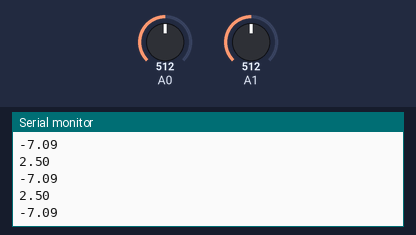
A sketch run on a simulated Arduino Uno, built with avr-gcc and run on an emulated ATmega328P. Parts: the last lines printed to the serial monitor. The inputs (shaded band) are chosen by the test bench; at power-on: A0 = 512, A1 = 512.

Above: at 1.2 s.
1.3 s: A0 set to 716
At 1.43 s:
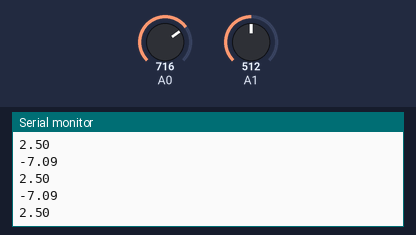
2.8 s: A1 set to 716
At 2.86 s:
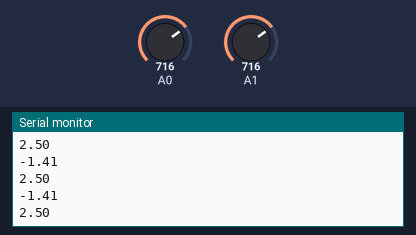
4.3 s: A0 set to 900
At 4.4 s:
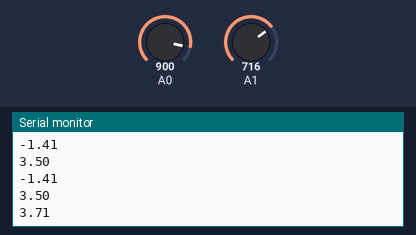
5.8 s: A1 set to 900
At 5.83 s:
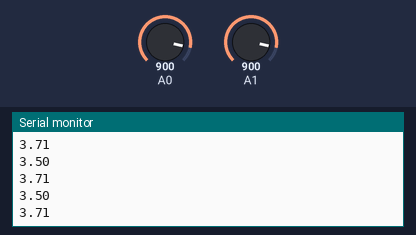
Timing chart, 0 to 8.3 s (numbered marks = the images above; inputs shaded):
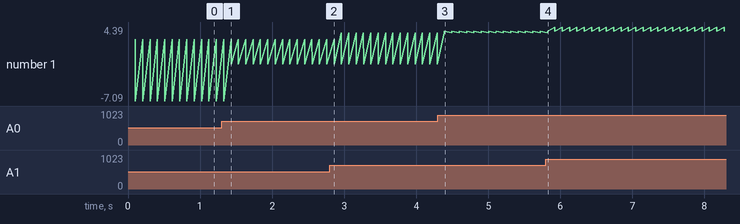

The sketch:

ARDUINO_UNO_TESIS.ino
```cpp
float calibration_value = 21.34;
unsigned long int avgval;
int buffer_arr[10], temp;
float ph_act;

void setup() {
  Serial.begin(115200);
}

void loop() {
  int turbVal = analogRead(A1);
  float voltTurb = turbVal * (5.0 / 1024.0);

  for (int i = 0; i < 10; i++) {
    buffer_arr[i] = analogRead(A0);
    delay(10);
  }
  for (int i = 0; i < 9; i++) {
    for (int j = i + 1; j < 10; j++) {
      if (buffer_arr[i] > buffer_arr[j]) {
        temp = buffer_arr[i];
        buffer_arr[i] = buffer_arr[j];
        buffer_arr[j] = temp;
      }
    }
  }
  avgval = 0;
  for (int i = 2; i < 8; i++)
    avgval += buffer_arr[i];
  float voltPH = (float)avgval * 5.0 / 1024 / 6;
  ph_act = 5.70 * voltPH - calibration_value;

  Serial.println(voltTurb);
  Serial.println(ph_act);
}
```

Measured:
- after the input at 4.3 s, the serial monitor: prints a new line after 0.09 s (image 3)
- plotted number 1: -7.09 → -1.41 after the input at 1.3 s, -1.41 → 3.71 after the input at 4.3 s
